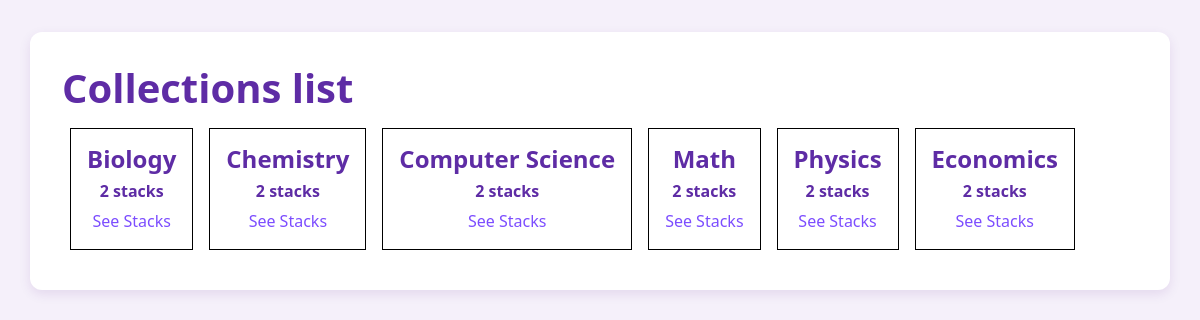
The page /collections on the database its author committed.
### models/collection.py (models this page shows)
class Collection(db.Model):
    __tablename__="collection_table"
    id = mapped_column(Integer, primary_key=True)
    name = mapped_column(String, nullable=False)
    stacks = relationship("Stack", back_populates="collection")
    def countStacks(self):
        return len(self.stacks)

### routes/html.py (the view)
@html_routes.route("/collections")
def collections():
    collections = db.session.execute(db.select(Collection)).scalars()
    return render_template("collections.html", data=collections)

### templates/collections.html
{% extends "base.html" %}
{% block content %}
<h1>Collections list</h1>
<div class="d-flex flex-wrap">
    {% for collection in data %}
    <div class="m-2 p-3 border border-black text-center">
        <h4>{{ collection.name }}</h4>
        <h6>{{ collection.countStacks() }} stacks</h6>
        <a href="{{ url_for('html_routes.stacks', collection_name=collection.name) }}">See Stacks</a>
    </div>
    {% endfor %}
</div>
{% endblock %}

### static/styles.css (style rules this page uses)
body { background-color: #f5f0fa; color: #4b007d; font-family: 'Segoe UI', Tahoma, Geneva, Verdana, sans-serif; }
h1, h2, h3, h4, h5, h6 { color: #5e2ca5; font-weight: 600; }
a { color: #7c4dff; text-decoration: none; }

### rows shown on the page
Collection: name "Biology", countStacks "2"
Collection: name "Chemistry", countStacks "2"
Collection: name "Computer Science", countStacks "2"
Collection: name "Math", countStacks "2"
Collection: name "Physics", countStacks "2"
Collection: name "Economics", countStacks "2"
